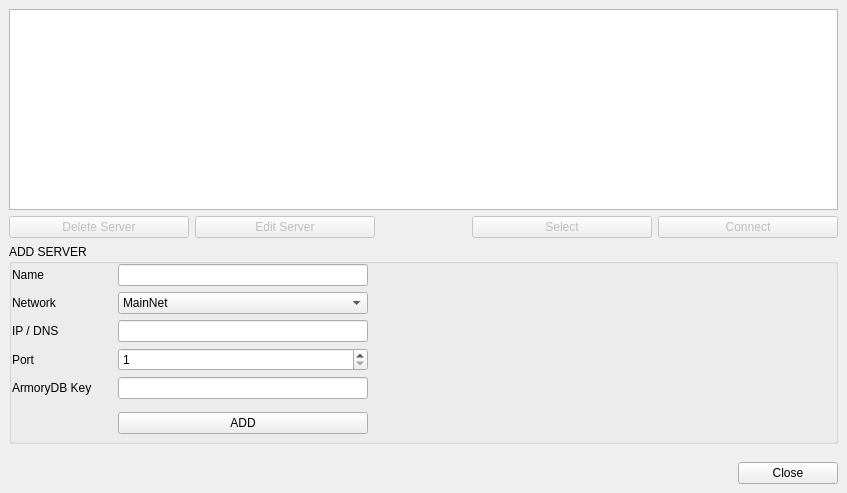
<?xml version="1.0" encoding="UTF-8"?>
<ui version="4.0">
 <class>ArmoryServersWidget</class>
 <widget class="QWidget" name="ArmoryServersWidget">
  <property name="geometry">
   <rect>
    <x>0</x>
    <y>0</y>
    <width>847</width>
    <height>493</height>
   </rect>
  </property>
  <property name="windowTitle">
   <string>Armory Servers</string>
  </property>
  <layout class="QGridLayout" name="gridLayout_2">
   <property name="leftMargin">
    <number>0</number>
   </property>
   <property name="topMargin">
    <number>0</number>
   </property>
   <property name="rightMargin">
    <number>0</number>
   </property>
   <property name="bottomMargin">
    <number>0</number>
   </property>
   <property name="spacing">
    <number>0</number>
   </property>
   <item row="0" column="0" colspan="2">
    <widget class="QWidget" name="widget" native="true">
     <property name="minimumSize">
      <size>
       <width>0</width>
       <height>40</height>
      </size>
     </property>
     <layout class="QGridLayout" name="gridLayout_3">
      <item row="2" column="0" colspan="5">
       <widget class="QGroupBox" name="groupBox">
        <property name="title">
         <string>ADD SERVER</string>
        </property>
        <layout class="QGridLayout" name="gridLayout">
         <property name="leftMargin">
          <number>0</number>
         </property>
         <property name="topMargin">
          <number>0</number>
         </property>
         <property name="rightMargin">
          <number>0</number>
         </property>
         <property name="bottomMargin">
          <number>0</number>
         </property>
         <item row="4" column="0">
          <widget class="QWidget" name="widgetZmqLabel_7" native="true">
           <property name="sizePolicy">
            <sizepolicy hsizetype="Preferred" vsizetype="Preferred">
             <horstretch>0</horstretch>
             <verstretch>0</verstretch>
            </sizepolicy>
           </property>
           <property name="minimumSize">
            <size>
             <width>0</width>
             <height>0</height>
            </size>
           </property>
           <property name="maximumSize">
            <size>
             <width>100</width>
             <height>16777215</height>
            </size>
           </property>
           <layout class="QHBoxLayout" name="horizontalLayout_17">
            <property name="spacing">
             <number>3</number>
            </property>
            <property name="leftMargin">
             <number>0</number>
            </property>
            <property name="topMargin">
             <number>0</number>
            </property>
            <property name="rightMargin">
             <number>0</number>
            </property>
            <property name="bottomMargin">
             <number>0</number>
            </property>
            <item>
             <widget class="QLabel" name="labelZmqPubKey_5">
              <property name="text">
               <string>ArmoryDB Key</string>
              </property>
             </widget>
            </item>
            <item>
             <widget class="QLabel" name="labelZmqPubKeyHint_5">
              <property name="sizePolicy">
               <sizepolicy hsizetype="Expanding" vsizetype="Preferred">
                <horstretch>0</horstretch>
                <verstretch>0</verstretch>
               </sizepolicy>
              </property>
              <property name="minimumSize">
               <size>
                <width>10</width>
                <height>15</height>
               </size>
              </property>
              <property name="maximumSize">
               <size>
                <width>10</width>
                <height>15</height>
               </size>
              </property>
              <property name="toolTip">
               <string>Optional when connecting to a public ArmoryDB</string>
              </property>
              <property name="styleSheet">
               <string notr="true">image: url(&quot;:/resources/notification_info@2x.png&quot;);</string>
              </property>
              <property name="text">
               <string/>
              </property>
             </widget>
            </item>
           </layout>
          </widget>
         </item>
         <item row="1" column="0">
          <widget class="QLabel" name="label_5">
           <property name="minimumSize">
            <size>
             <width>100</width>
             <height>0</height>
            </size>
           </property>
           <property name="maximumSize">
            <size>
             <width>100</width>
             <height>16777215</height>
            </size>
           </property>
           <property name="text">
            <string>Network</string>
           </property>
          </widget>
         </item>
         <item row="1" column="1">
          <widget class="QComboBox" name="comboBoxNetworkType">
           <property name="minimumSize">
            <size>
             <width>250</width>
             <height>0</height>
            </size>
           </property>
           <property name="maximumSize">
            <size>
             <width>250</width>
             <height>16777215</height>
            </size>
           </property>
           <item>
            <property name="text">
             <string>MainNet</string>
            </property>
           </item>
           <item>
            <property name="text">
             <string>TestNet</string>
            </property>
           </item>
          </widget>
         </item>
         <item row="0" column="2" rowspan="2">
          <spacer name="horizontalSpacer_2">
           <property name="orientation">
            <enum>Qt::Horizontal</enum>
           </property>
           <property name="sizeHint" stdset="0">
            <size>
             <width>40</width>
             <height>20</height>
            </size>
           </property>
          </spacer>
         </item>
         <item row="5" column="1">
          <widget class="QStackedWidget" name="stackedWidgetAddSave">
           <property name="minimumSize">
            <size>
             <width>250</width>
             <height>0</height>
            </size>
           </property>
           <property name="maximumSize">
            <size>
             <width>250</width>
             <height>16777215</height>
            </size>
           </property>
           <widget class="QWidget" name="pageAddServerButton">
            <layout class="QGridLayout" name="gridLayout_4">
             <property name="leftMargin">
              <number>0</number>
             </property>
             <property name="topMargin">
              <number>0</number>
             </property>
             <property name="rightMargin">
              <number>0</number>
             </property>
             <property name="bottomMargin">
              <number>0</number>
             </property>
             <property name="spacing">
              <number>0</number>
             </property>
             <item row="0" column="0">
              <widget class="QPushButton" name="pushButtonAddServer">
               <property name="minimumSize">
                <size>
                 <width>250</width>
                 <height>0</height>
                </size>
               </property>
               <property name="maximumSize">
                <size>
                 <width>250</width>
                 <height>16777215</height>
                </size>
               </property>
               <property name="text">
                <string>ADD</string>
               </property>
              </widget>
             </item>
            </layout>
           </widget>
           <widget class="QWidget" name="pageSaveServerButton">
            <layout class="QHBoxLayout" name="horizontalLayout_2">
             <property name="leftMargin">
              <number>0</number>
             </property>
             <property name="topMargin">
              <number>0</number>
             </property>
             <property name="rightMargin">
              <number>0</number>
             </property>
             <property name="bottomMargin">
              <number>0</number>
             </property>
             <item>
              <widget class="QPushButton" name="pushButtonSaveServer">
               <property name="text">
                <string>Save</string>
               </property>
              </widget>
             </item>
             <item>
              <widget class="QPushButton" name="pushButtonCancelSaveServer">
               <property name="text">
                <string>Cancel</string>
               </property>
              </widget>
             </item>
            </layout>
           </widget>
          </widget>
         </item>
         <item row="2" column="0">
          <widget class="QLabel" name="label">
           <property name="minimumSize">
            <size>
             <width>100</width>
             <height>0</height>
            </size>
           </property>
           <property name="maximumSize">
            <size>
             <width>100</width>
             <height>16777215</height>
            </size>
           </property>
           <property name="text">
            <string>IP / DNS</string>
           </property>
          </widget>
         </item>
         <item row="0" column="0">
          <widget class="QLabel" name="label_3">
           <property name="minimumSize">
            <size>
             <width>100</width>
             <height>0</height>
            </size>
           </property>
           <property name="maximumSize">
            <size>
             <width>100</width>
             <height>16777215</height>
            </size>
           </property>
           <property name="text">
            <string>Name</string>
           </property>
          </widget>
         </item>
         <item row="3" column="1">
          <widget class="QSpinBox" name="spinBoxPort">
           <property name="minimumSize">
            <size>
             <width>250</width>
             <height>0</height>
            </size>
           </property>
           <property name="maximumSize">
            <size>
             <width>250</width>
             <height>16777215</height>
            </size>
           </property>
           <property name="minimum">
            <number>1</number>
           </property>
           <property name="maximum">
            <number>65535</number>
           </property>
           <property name="value">
            <number>1</number>
           </property>
          </widget>
         </item>
         <item row="0" column="1">
          <widget class="QLineEdit" name="lineEditName">
           <property name="minimumSize">
            <size>
             <width>250</width>
             <height>0</height>
            </size>
           </property>
           <property name="maximumSize">
            <size>
             <width>250</width>
             <height>16777215</height>
            </size>
           </property>
          </widget>
         </item>
         <item row="3" column="0">
          <widget class="QLabel" name="label_2">
           <property name="minimumSize">
            <size>
             <width>100</width>
             <height>0</height>
            </size>
           </property>
           <property name="maximumSize">
            <size>
             <width>100</width>
             <height>16777215</height>
            </size>
           </property>
           <property name="text">
            <string>Port</string>
           </property>
          </widget>
         </item>
         <item row="2" column="1">
          <widget class="QLineEdit" name="lineEditAddress">
           <property name="minimumSize">
            <size>
             <width>250</width>
             <height>0</height>
            </size>
           </property>
           <property name="maximumSize">
            <size>
             <width>250</width>
             <height>16777215</height>
            </size>
           </property>
          </widget>
         </item>
         <item row="4" column="1">
          <widget class="QLineEdit" name="lineEditKey">
           <property name="minimumSize">
            <size>
             <width>250</width>
             <height>0</height>
            </size>
           </property>
           <property name="maximumSize">
            <size>
             <width>250</width>
             <height>16777215</height>
            </size>
           </property>
          </widget>
         </item>
        </layout>
       </widget>
      </item>
      <item row="1" column="2">
       <spacer name="horizontalSpacer">
        <property name="orientation">
         <enum>Qt::Horizontal</enum>
        </property>
        <property name="sizeHint" stdset="0">
         <size>
          <width>240</width>
          <height>18</height>
         </size>
        </property>
       </spacer>
      </item>
      <item row="1" column="1">
       <widget class="QPushButton" name="pushButtonEditServer">
        <property name="enabled">
         <bool>false</bool>
        </property>
        <property name="minimumSize">
         <size>
          <width>180</width>
          <height>0</height>
         </size>
        </property>
        <property name="maximumSize">
         <size>
          <width>180</width>
          <height>16777215</height>
         </size>
        </property>
        <property name="text">
         <string>Edit Server</string>
        </property>
       </widget>
      </item>
      <item row="1" column="0">
       <widget class="QPushButton" name="pushButtonDeleteServer">
        <property name="enabled">
         <bool>false</bool>
        </property>
        <property name="minimumSize">
         <size>
          <width>180</width>
          <height>0</height>
         </size>
        </property>
        <property name="maximumSize">
         <size>
          <width>180</width>
          <height>16777215</height>
         </size>
        </property>
        <property name="text">
         <string>Delete Server</string>
        </property>
       </widget>
      </item>
      <item row="0" column="0" colspan="5">
       <widget class="QTableView" name="tableViewArmory">
        <property name="horizontalScrollBarPolicy">
         <enum>Qt::ScrollBarAsNeeded</enum>
        </property>
        <property name="alternatingRowColors">
         <bool>true</bool>
        </property>
        <property name="selectionMode">
         <enum>QAbstractItemView::SingleSelection</enum>
        </property>
        <property name="selectionBehavior">
         <enum>QAbstractItemView::SelectRows</enum>
        </property>
        <property name="textElideMode">
         <enum>Qt::ElideNone</enum>
        </property>
        <property name="cornerButtonEnabled">
         <bool>false</bool>
        </property>
        <attribute name="verticalHeaderVisible">
         <bool>false</bool>
        </attribute>
       </widget>
      </item>
      <item row="1" column="4">
       <widget class="QPushButton" name="pushButtonConnect">
        <property name="enabled">
         <bool>false</bool>
        </property>
        <property name="minimumSize">
         <size>
          <width>180</width>
          <height>0</height>
         </size>
        </property>
        <property name="maximumSize">
         <size>
          <width>180</width>
          <height>16777215</height>
         </size>
        </property>
        <property name="text">
         <string>Connect</string>
        </property>
       </widget>
      </item>
      <item row="1" column="3">
       <widget class="QPushButton" name="pushButtonSelectServer">
        <property name="enabled">
         <bool>false</bool>
        </property>
        <property name="minimumSize">
         <size>
          <width>180</width>
          <height>0</height>
         </size>
        </property>
        <property name="maximumSize">
         <size>
          <width>180</width>
          <height>16777215</height>
         </size>
        </property>
        <property name="text">
         <string>Select</string>
        </property>
       </widget>
      </item>
     </layout>
    </widget>
   </item>
   <item row="1" column="0">
    <widget class="QWidget" name="widgetControlButtons" native="true">
     <property name="buttonBar" stdset="0">
      <bool>true</bool>
     </property>
     <layout class="QHBoxLayout" name="horizontalLayout">
      <item>
       <spacer name="horizontalSpacer_3">
        <property name="orientation">
         <enum>Qt::Horizontal</enum>
        </property>
        <property name="sizeHint" stdset="0">
         <size>
          <width>40</width>
          <height>20</height>
         </size>
        </property>
       </spacer>
      </item>
      <item>
       <widget class="QPushButton" name="pushButtonClose">
        <property name="minimumSize">
         <size>
          <width>100</width>
          <height>0</height>
         </size>
        </property>
        <property name="text">
         <string>Close</string>
        </property>
       </widget>
      </item>
     </layout>
    </widget>
   </item>
  </layout>
 </widget>
 <tabstops>
  <tabstop>lineEditName</tabstop>
  <tabstop>comboBoxNetworkType</tabstop>
  <tabstop>lineEditAddress</tabstop>
  <tabstop>spinBoxPort</tabstop>
  <tabstop>lineEditKey</tabstop>
 </tabstops>
 <resources/>
 <connections/>
</ui>
